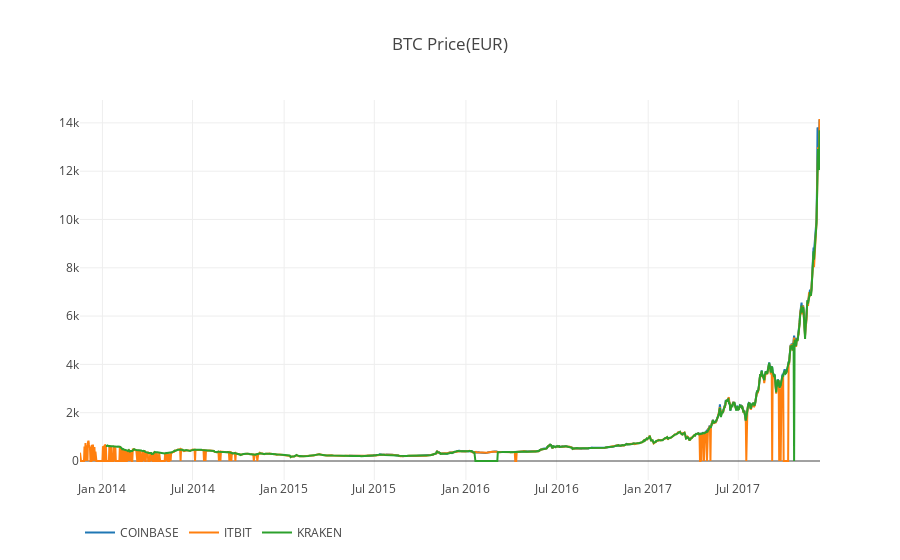

The notebook cell saved with this chart:
### Code cell
df_scatter(btc_eur_datasets,'BTC Price(EUR)')

### Figure 1 — Plotly figure (JSON) as saved in the notebook; plotly's stock layout.template omitted (floating-point values rounded to 4 significant figures; data arrays with more than 128 entries replaced by an {"elided": "..."} marker saying what was removed)
{"data": [{"name": "COINBASE", "type": "scatter", "visible": "visible", "x": {"elided": "1487 str values"}, "y": {"elided": "1487 float values"}}, {"name": "ITBIT", "type": "scatter", "visible": "visible", "x": {"elided": "1487 str values"}, "y": {"elided": "1487 float values"}}, {"name": "KRAKEN", "type": "scatter", "visible": "visible", "x": {"elided": "1487 str values"}, "y": {"elided": "1487 float values"}}], "layout": {"legend": {"orientation": "h"}, "title": "BTC Price(EUR)", "xaxis": {"type": "date"}, "yaxis": {"showticklabels": true, "title": "", "type": "linear"}}}
